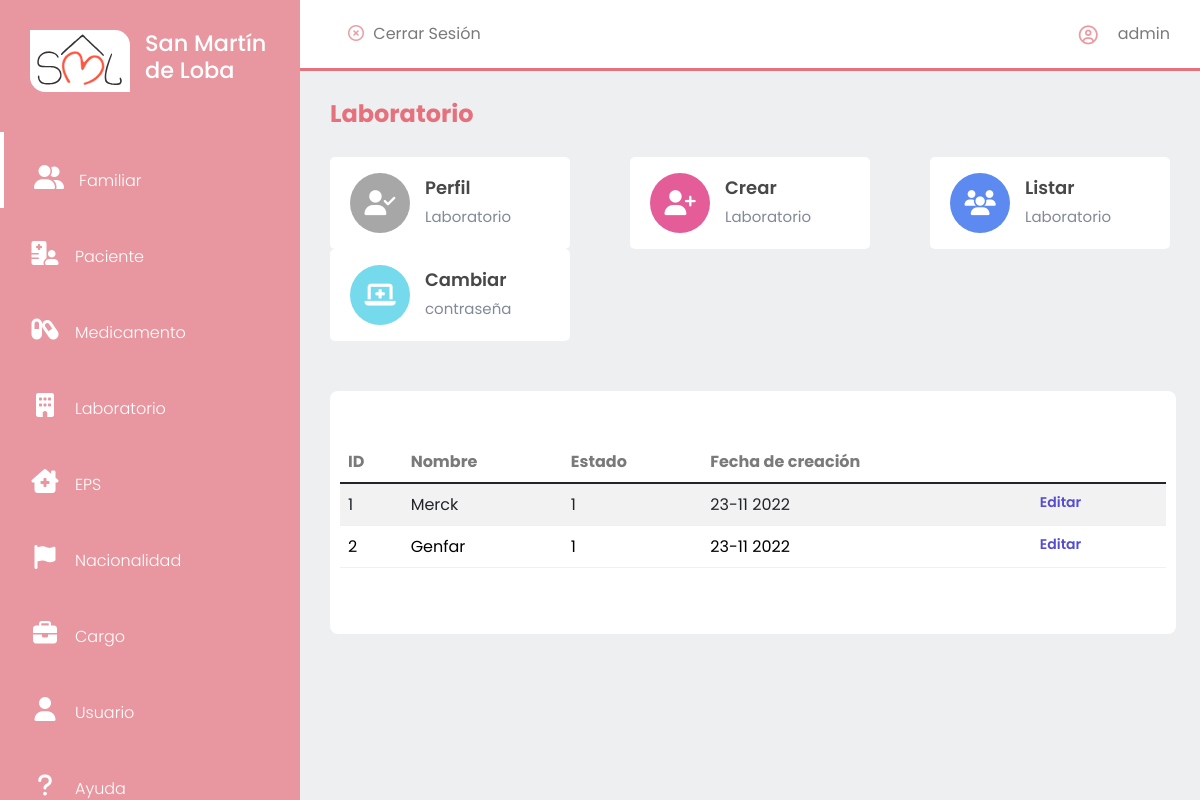
The page /laboratorio/listar/ (signed in) on the database its author committed.
### laboratorio/models.py (models this page shows, shortened)
class Laboratorio(models.Model):
    nombre = models.CharField(max_length = 50, unique = True, verbose_name = 'Nombre')
    class Estado(models.TextChoices):
        ACTIVO = '1', _('Activo')
        INACTIVO = '0', _('Inactivo')
    estado = models.CharField(max_length = 1, choices = Estado.choices, default = Estado.ACTIVO, verbose_name = 'Estado')
    fechaCreacion = models.DateField(verbose_name = 'Fecha de Creación', null = True, blank = False, default = datetime.date.today)

### laboratorio/views.py (the view)
# urls.py: path('listar/', laboratorio_listar, name = "laboratorio-listar"),
@login_required
def laboratorio_listar(request):
    titulo = 'Laboratorio'
    labs = Laboratorio.objects.all()
    context = {
        'titulo': titulo,
        'laboratorios': labs,
        'url': '../',
        'urlCrear': '../crear/',
        'urlListar': ''
    }
    return render(request, 'laboratorio/laboratorio-listar.html', context)

### base/templates/laboratorio/laboratorio-listar.html
{% extends 'partials/app.html' %}
{% load static %}
{% block contenido %}
    {% include 'partials/sidebar.html' %}
<section id="interface">
    {% include 'partials/nav-app.html' %}
    <div class="board">
        <table id="example" class="table table-striped tabla-datos" style="width:100%">
            <thead>
                <tr>
                    <th>ID</th>
                    <th>Nombre</th>
                    <th>Estado</th>
                    <th>Fecha de creación</th>
                    {% if request.user.username == 'virginia' or request.user.username == 'admin' %}
                    <th></th>
                    {% endif %}
                </tr>
            </thead>
            <tbody>
                {% for lab in laboratorios %}
                    <tr>
                        <td>{{lab.id}}</td>
                        <td>{{lab.nombre}}</td>
                        <td>{{lab.estado}}</td>
                        <td>{{lab.fechaCreacion| date:"d-m Y"}}</td>
                        {% if request.user.username == 'virginia' or request.user.username == 'admin' %}
                        <td class="edit">
                            <a class="boton" href="{% url 'laboratorio-editar' lab.id %}"><label for="btn">Editar</label></a>
                        </td>
                        {% endif %}
                    </tr>
                {% endfor %}
            </tbody>
        </table>
    </div>
</section>
{% endblock contenido %}

### base/templates/partials/nav-app.html (shortened to what this page needs)
{% load static %}
<div class="navigation">
    <div class="n1">
        <div class="btn salir"><i class="far fa-times-circle"></i></i>
            <a href="{% url 'cerrarSesion' %}">Cerrar Sesión</a>
        </div>
    </div>
    <div class="profile">
        <i class="far fa-user-circle" style="color: rgba(230, 113, 124, .7);"></i>
        <span>{{ request.user.username }}</span>
    </div>
</div>
<h3 class="i-name">
    {{titulo}}
</h3>
<div class="values">
    <a class="vinculos" href="{{url}}">
        <div class="val-box">
            <i id="v1" class="fas fa-user-check"></i>
            <div>
                <h3>Perfil</h3>
                <span>{{titulo}}</span>
            </div>
        </div>
    </a>
    <a class="vinculos" href="{{urlCrear}}">
        <div class="val-box">
            <i id="v3" class="fas fa-user-plus"></i>
            <div>
                <h3>Crear</h3>
                <span>{{titulo}}</span>
            </div>
        </div>
    </a>
    <a class="vinculos" href="{{urlListar}}">
        <div class="val-box">
            <i id="v2" class="fas fa-users"></i>
            <div>
                <h3>Listar</h3>
                <span>{{titulo}}</span>
            </div>
        </div>
    </a>
    <a class="vinculos" href="{% url 'password_change' %}">
        <div class="val-box">
            <i id="v4" class="fas fa-laptop-medical"></i>
            <div>
                <h3>Cambiar</h3>
                <span>contraseña</span>
            </div>
        </div>
    </a>
</div>

### static/css/usuario.css (style rules this page uses)
* { margin: 0; padding: 0; box-sizing: border-box; font-family: 'Poppins', sans-serif; }
body { width: 100%; background: #eeeff1 !important; position: relative; display: flex; }
#interface { width: calc(100% - 300px); margin-left: 300px; position: relative; }
#interface .navigation { display: flex; align-items: center; justify-content: space-between; background: #fff; padding: 15px 30px; border-bottom: 3px solid #e6717c; position: fixed; width: calc(100% - 300px); z-index: 1; }
.salir i { margin: 0 5px; color:rgba(230, 113, 124, .7); }
.salir a { color: #7a7a7a; text-decoration: none; }
#interface .navigation .profile { display: flex; justify-content: flex-start; align-items: center; }
#interface .navigation .profile i { margin-right: 20px; font-size: 19px; font-weight: 400; }
#interface .navigation .profile span { color: #7a7a7a; }
.n1 { display: flex; justify-content: flex-start; align-items: center; }
.i-name { color: #e6717c; padding: 30px 30px 0 30px; font-size: 24px; font-weight: 700; margin-top: 70px; }
.vinculos { text-decoration: none; color: #000; }
.values { padding: 20px 30px; display: flex; justify-content: space-between; align-items: center; flex-wrap: wrap; }
.values .val-box { background: #fff; width: 240px; padding: 16px 20px; border-radius: 5px; display: flex; justify-content: flex-start; align-items: center; }
.values .val-box i { font-size: 25px; width: 60px; height: 60px; line-height: 60px; border-radius: 50%; text-align: center; color: #fff; margin-right: 15px; }
#v1 { background: #a7a7a7; }
#v2 { background: #5c8af0; }
#v3 { background: #e45d99; }
#v4 { background: #74daec; }
.values .val-box h3 { font-size: 18px; font-weight: 600; color: #484848; }
.values .val-box span { font-size: 15px; color: #828997; }
.board { width: 94%; margin: 30px 0 30px 30px; overflow: auto; background: #fff; border-radius: 8px; z-index: -1; padding: 50px 10px; }
.tabla-datos th { color: #7a7a7a; }
table { border-collapse: collapse; }
tr { border-bottom: 1px solid #eef0f3; }
tbody tr td { padding: 10px 15px; }
.edit a { border-radius: 3px; padding: 8px; text-decoration: none; font-size: 14px; color: #554cd1; font-weight: 600; }

### rows shown on the page
Laboratorio: id "1", nombre "Merck", estado "1", fechaCreacion "23-11 2022"
Laboratorio: id "2", nombre "Genfar", estado "1", fechaCreacion "23-11 2022"

### other values the page prints
{{ request.user.username }} "admin"
{{ titulo }} "Laboratorio"
